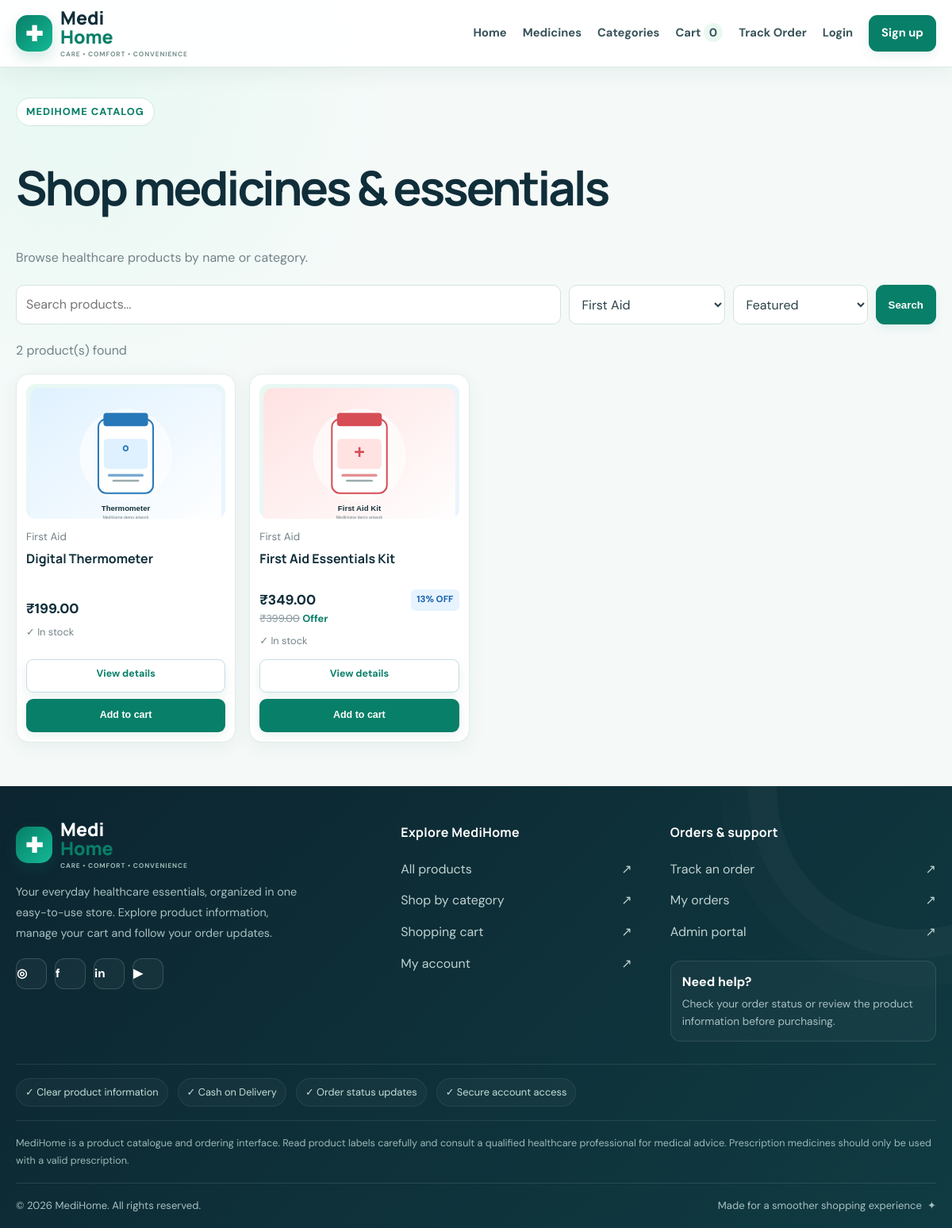
The app's page /medicines.php?category=3 with its own data.
### tables this page shows
CREATE TABLE medicines(id INT AUTO_INCREMENT PRIMARY KEY,category_id INT NOT NULL,name VARCHAR(180) NOT NULL,description TEXT,price DECIMAL(10,2) NOT NULL,old_price DECIMAL(10,2),stock INT NOT NULL DEFAULT 0,image_url VARCHAR(500),prescription_required TINYINT(1) NOT NULL DEFAULT 0,is_featured TINYINT(1) NOT NULL DEFAULT 0,expiry_date DATE,created_at TIMESTAMP DEFAULT CURRENT_TIMESTAMP,FOREIGN KEY(category_id) REFERENCES categories(id));

CREATE TABLE categories(id INT AUTO_INCREMENT PRIMARY KEY,name VARCHAR(100) UNIQUE NOT NULL,icon VARCHAR(20) NOT NULL DEFAULT '💊');

### config.php (called while the page is built, shortened)
<?php
function e($v): string { return htmlspecialchars((string)($v??''),ENT_QUOTES,'UTF-8'); }
function money($v): string { return '₹'.number_format((float)$v,2); }

### medicines.php (the view)
<?php require 'config.php';$q=trim($_GET['q']??'');$cat=(int)($_GET['category']??0);$sort=$_GET['sort']??'featured';$cats=$pdo->query('SELECT * FROM categories ORDER BY name')->fetchAll();$sql='SELECT m.*,c.name category_name FROM medicines m JOIN categories c ON c.id=m.category_id WHERE 1=1';$params=[];if($q!==''){$sql.=' AND (m.name LIKE ? OR m.description LIKE ?)';$params[]="%$q%";$params[]="%$q%";}if($cat){$sql.=' AND m.category_id=?';$params[]=$cat;}$sql.=$sort==='low'?' ORDER BY m.price ASC':($sort==='high'?' ORDER BY m.price DESC':($sort==='name'?' ORDER BY m.name':' ORDER BY m.is_featured DESC,m.name'));$s=$pdo->prepare($sql);$s->execute($params);$products=$s->fetchAll();$title='Shop Medicines | MediHome';require 'includes/header.php';?>
<div class="pagehead"><span class="eyebrow">MediHome catalog</span><h1>Shop medicines & essentials</h1><p>Browse healthcare products by name or category.</p></div><form class="filters"><input class="search" name="q" value="<?=e($q)?>" placeholder="Search products..."><select name="category"><option value="0">All categories</option><?php foreach($cats as $c):?><option value="<?=(int)$c['id']?>" <?=$cat===(int)$c['id']?'selected':''?>><?=e($c['name'])?></option><?php endforeach;?></select><select name="sort"><option value="featured">Featured</option><option value="low" <?=$sort==='low'?'selected':''?>>Price low-high</option><option value="high" <?=$sort==='high'?'selected':''?>>Price high-low</option><option value="name" <?=$sort==='name'?'selected':''?>>Name A-Z</option></select><button class="btn">Search</button></form><p><?=count($products)?> product(s) found</p><?php if($products):?><div class="products"><?php foreach($products as $p) require 'includes/card.php';?></div><?php else:?><div class="empty"><h2>No products found</h2><p>Try another search or category.</p><a class="btn" href="/MediHome/medicines.php">Clear filters</a></div><?php endif;?><?php require 'includes/footer.php';?>

### includes/card.php
<article class="product"><a class="product-img" href="/MediHome/product.php?id=<?=(int)$p['id']?>"><?php if(!empty($p['image_url'])):?><img src="<?=e($p['image_url'])?>" alt="<?=e($p['name'])?>"><?php else:?>💊<?php endif;?></a><small class="product-category"><?=e($p['category_name']??'Healthcare')?></small><h3><a href="/MediHome/product.php?id=<?=(int)$p['id']?>"><?=e($p['name'])?></a></h3><div class="product-price-row"><span class="price"><?=money($p['price'])?></span><?php if(!empty($p['old_price'])&&(float)$p['old_price']>(float)$p['price']):?><span class="offer-badge"><?=round((1-(float)$p['price']/(float)$p['old_price'])*100)?>% OFF</span><?php endif;?></div><?php if(!empty($p['old_price'])):?><div class="old-price"><del><?=money($p['old_price'])?></del> <span>Offer</span></div><?php endif;?><p class="stock"><?=((int)$p['stock']>0)?'✓ In stock':'Out of stock'?></p><div class="actions"><a class="btn ghost" href="/MediHome/product.php?id=<?=(int)$p['id']?>">View details</a><?php if((int)$p['stock']>0):?><form method="post" action="/MediHome/cart.php"><input type="hidden" name="action" value="add"><input type="hidden" name="medicine_id" value="<?=(int)$p['id']?>"><button class="btn" type="submit">Add to cart</button></form><?php else:?><button class="btn" disabled>Unavailable</button><?php endif;?></div></article>

### records on screen
medicines: image_url (picture), category.name "First Aid", name "Digital Thermometer", price "₹199.00", stock "✓ In stock"
medicines: image_url (picture), category.name "First Aid", name "First Aid Essentials Kit", price "₹349.00", (1-(float)$p['price']/(float)$p['old_price'])*100 "13", old_price "₹399.00", stock "✓ In stock"

### other values on screen
count_cart() "0"
count($products) "2"
form field category "First Aid"
